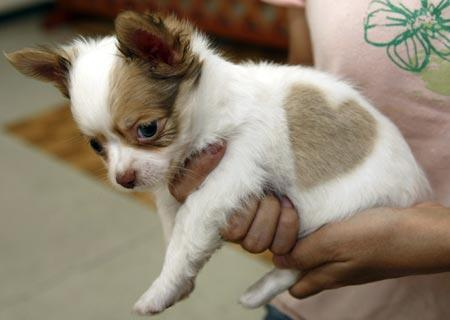
#> input picture eigenfaces/data/n02085620_1346.jpg, 450 x 320 px; its folder holds only this picture in this run
$ python eigen_dogs.py   (older library calls are emulated)
#> lines starting #> are read from the running program, lines starting #| are printed output that depends on the picture
# -*- coding: utf-8 -*-
"""
Created on Sun Nov 17 16:44:45 2019

@author: amitabh.gunjan
"""

"""
Creating eigenfaces for dogs' images.
    create one data matrix and repesent an image as a row vector
    in the whola data matrix.
"""
from PIL import Image
import glob

image_list = []
data_path = 'D:/other/Programming/python/signal-processing/eigenfaces/data/*.jpg'
for filename in glob.glob(data_path):
    im=Image.open(filename)
#> im is the input picture: PIL image 450x320 RGB; mean R, G, B 143.6, 131.3, 113.5
    image_list.append(im)

image_list_resized = [im.resize((200,200), Image.ANTIALIAS) for im in image_list]
#> image_list_resized = 1 item
import numpy as np
first_image = image_list_resized[0]
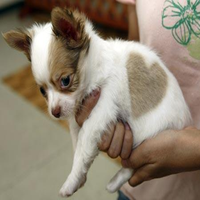
#> first_image: PIL image 200x200 RGB; mean R, G, B 143.6, 131.3, 113.5

"""
convert to greyscale and flatten the images.
"""
first_greyscale = first_image.convert('L')
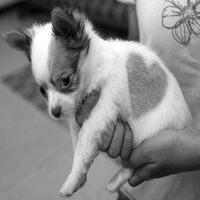
#> first_greyscale: PIL image 200x200 L; min 1, max 255, mean 133
data_matrix = np.array([list(_image.convert('L').getdata()) for _image in image_list_resized]) # Does work like a charm. Use .getdata() for extracting pixel vals.


"""
Computing the mean image and removing the mean image from the list of images.
"""
mean_image = data_matrix.mean(0)
mean_image_reshape = mean_image.reshape(200, 200)
mean_doggo = Image.fromarray(np.uint8(mean_image_reshape), 'L')
mean_doggo.show()

def remove_mean_image( x ):
    return x - (sum(x)/len(x))

difference_doggos = np.apply_along_axis(remove_mean_image, axis=0, arr=data_matrix )

def normalize_images(x):
    x = ((255/(x.max() - x.min()))*(x - x.max())) + 255
    return x


normalized_difference_doggos = np.apply_along_axis(normalize_images, axis=0, arr=difference_doggos)

list_diff_images = [Image.fromarray(np.uint8(x.reshape(200, 200)), 'L') for x in normalized_difference_doggos]
#> list_diff_images = 1 item

#for i in list_diff_images:
#    i.show()

#cov_matrix = np.cov(difference_doggos)
cov_matrix = np.matmul(difference_doggos, difference_doggos.T)
#> cov_matrix = [0]
from numpy import linalg as LA
evals, eigen_dogs_vectors = LA.eig(cov_matrix)
#> evals = [0]; eigen_dogs_vectors = [1]


"""
Get the eigenvectors of A^T*A and reshape the evectors to create the ghost images of the doggos.
"""
eigen_dogs_vectors_transformed = [np.transpose(difference_doggos).dot(e_doggo) for e_doggo in eigen_dogs_vectors]
#> eigen_dogs_vectors_transformed = 1 item
eigen_dogs_vec_reshaped = [e_doggo.reshape(200, 200) for e_doggo in eigen_dogs_vectors_transformed]
#> eigen_dogs_vec_reshaped = 1 item

"""
Scale the eigenvectors back to the original scale to reproduce the images using the belwo formula
    newvalue= (max'-min')/(max-min)*(value-max)+max'
"""
rescaled_evectors = [((255/(_dogs.max() - _dogs.min()))*(_dogs - _dogs.max())) + 255 for _dogs in eigen_dogs_vec_reshaped]
#> rescaled_evectors = 1 item
dogs_face_space = [Image.fromarray(np.uint8(_dogs), 'L') for _dogs in rescaled_evectors]
#> dogs_face_space = 1 item

for i in dogs_face_space:
    i.show()
#> this loop made 1 pass
def project_image_to_face_space(input_image_path, face_space):

    im=Image.open(input_image_path)
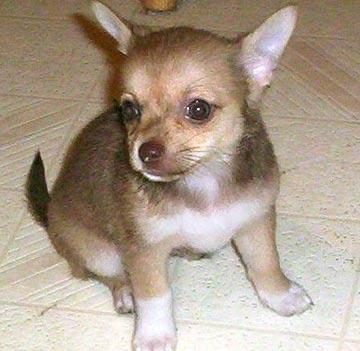
#> input picture eigenfaces/data/dogs/n02085620_1271.jpg, 360 x 351 px, found by its file name
#> im is the input picture: PIL image 360x351 RGB; mean R, G, B 172.4, 157, 141.1
    im = im.resize((200,200), Image.ANTIALIAS)
#> im: PIL image 200x200 RGB
    image_vector = np.array(list(im.convert('L').getdata()))
    """
    Subtract mean image from the doggo.
    """
    image_vector = image_vector - mean_image
    image_vector = image_vector.reshape(1, 40000)
    coefficients = np.dot(image_vector, face_space.T)
#> coefficients = [[0]]
    coeff_array = np.array(coefficients.tolist()[0])
#> coeff_array = [0]
#> (the run stopped early here; a loop or call above may not have finished)
